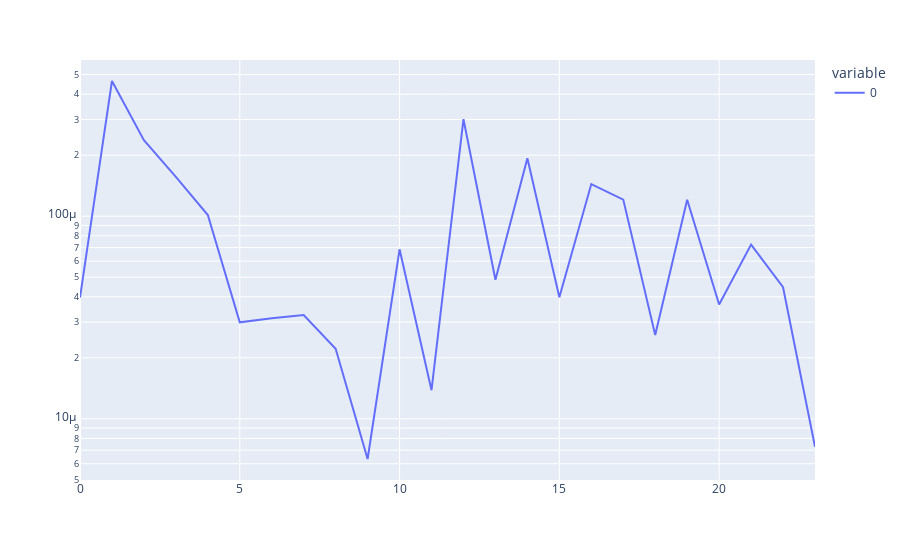

Write notebook code for a chart like this one.
### Code cell
losses=[]
for x in range(group.order):
    data = group.get_subset_of_data([x], all_indices).cuda()
    data, labels = data[:, :2], data[:, 2]
    logits = model(data)
    loss = loss_fn(logits, labels).item()
    losses.append(loss)
line(losses, log_y=True)

### Figure 1 — Plotly figure (JSON) as saved in the notebook; plotly's stock layout.template omitted (floating-point values rounded to 4 significant figures)
{"data": [{"hovertemplate": "variable=0<br>index=%{x}<br>value=%{y}<extra></extra>", "legendgroup": "0", "line": {"color": "#636efa", "dash": "solid"}, "marker": {"symbol": "circle"}, "mode": "lines", "name": "0", "orientation": "v", "showlegend": true, "type": "scatter", "x": [0, 1, 2, 3, 4, 5, 6, 7, 8, 9, 10, 11, 12, 13, 14, 15, 16, 17, 18, 19, 20, 21, 22, 23], "xaxis": "x", "y": [3.966e-05, 0.0004648, 0.0002373, 0.0001562, 0.0001014, 2.994e-05, 3.133e-05, 3.25e-05, 2.216e-05, 6.333e-06, 6.866e-05, 1.385e-05, 0.0003011, 4.854e-05, 0.0001932, 3.978e-05, 0.000144, 0.0001207, 2.59e-05, 0.0001206, 3.666e-05, 7.243e-05, 4.461e-05, 7.272e-06], "yaxis": "y"}], "layout": {"legend": {"title": {"text": "variable"}, "tracegroupgap": 0}, "margin": {"t": 60}, "xaxis": {"anchor": "y", "domain": [0, 1], "title": {"text": ""}}, "yaxis": {"anchor": "x", "domain": [0, 1], "title": {"text": ""}, "type": "log"}}}
